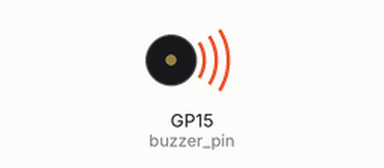
The program below on a simulated Raspberry Pi Pico running MicroPython. Parts: buzzer (waves = sounding). At 5.7 s the program stops and its outputs stay as they are.

Above: at 1.0 s.
At 5.7 s:
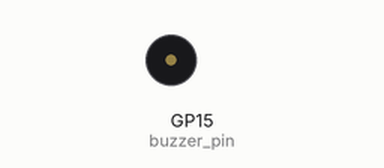
Timing chart, 0 to 7.2 s (numbered marks = the images above):
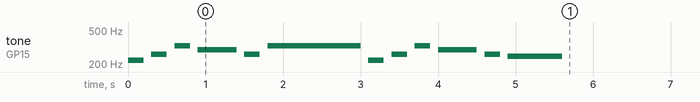

The program:

buzzer.py
```python
import machine
import utime

# Set up the buzzer pin
buzzer_pin = machine.Pin(15)
buzzer = machine.PWM(buzzer_pin)

# Function to control the buzzer
def buzz(frequency, duration):
    buzzer.duty_u16(32768)  # Set duty cycle to 50% (32768/65536)
    buzzer.freq(int(frequency))
    utime.sleep_ms(duration)
    buzzer.duty_u16(0)  # Turn off the buzzer

# Define note frequencies
la3 = 220
si3 = 247
do = 261
re = 294
mi = 329
fa = 349
sol = 392
la = 440
si = 493
do5 = 523

# Play a melody
notes = [la3, do, mi, re, do, mi, la3, do, mi, re, do, si3]

durations = [200,200,200,500,200,1200, 200,200,200,500,200,700,]

for duration, note in zip(durations, notes):
    buzz(note, duration)
    utime.sleep_ms(100)
```

Measured:
- by itself, tone on GP15 (buzzer_pin): plays 220 Hz for 0.20 s, 261 Hz for 0.20 s, 329 Hz for 0.20 s, 294 Hz for 0.50 s, 261 Hz for 0.20 s, 329 Hz for 1.2 s … (12 notes in this stretch)
